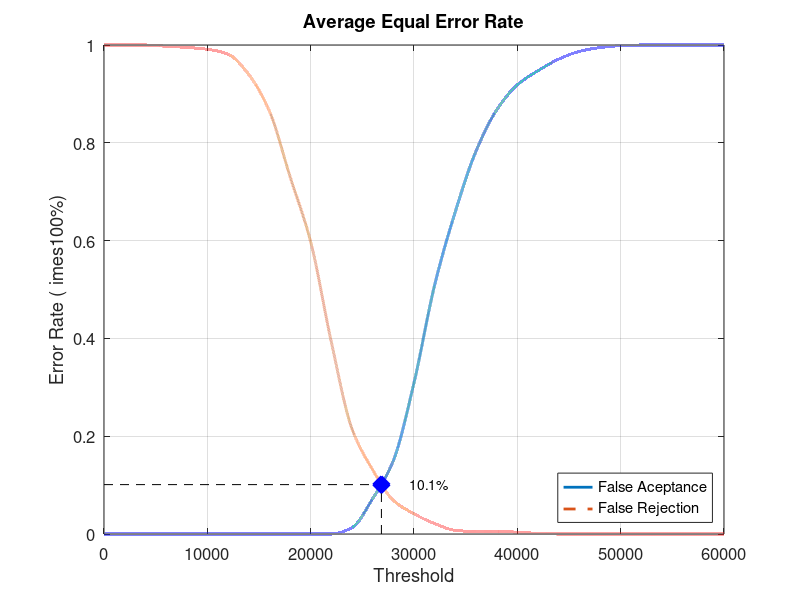
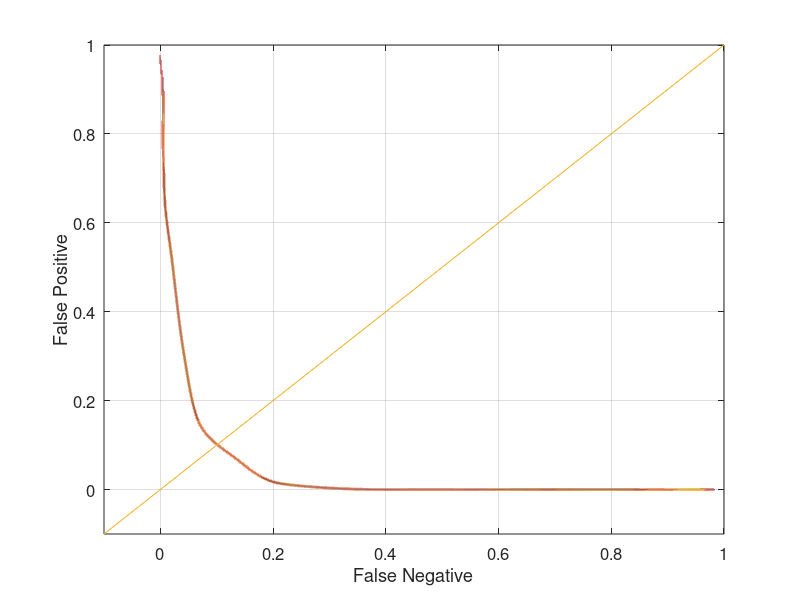

These figures' MATLAB source, in order:
close all;
clear;
clc;
x = 0:2000:60000;
xq = 0:0.5:60000;

y0 = [0 0 0 0 0 0 0 0 0 0 0 0 0.0131579 0.0723684 0.15 0.309211 0.509211 0.659211 0.782895 0.867105 0.918421 0.947368 0.971053 0.986842 0.994737 0.998684 1 1 1 1 1]
yy0 = interp1(x, y0, xq, 'pchip');
y1 = [1 1 1 0.9975 0.995 0.99125 0.98125 0.94 0.865 0.73125 0.5975 0.3925 0.215 0.13125 0.06875 0.04125 0.02125 0.0075 0.005 0.005 0.00375 0.00125 0 0 0 0 0 0 0 0 0]
yy1 = interp1(x, y1, xq, 'pchip');

% Calculating EER: 
y2 = abs(y0 - y1);
find(y2 == min(y2))
yy2 = abs(yy0 - yy1);
xEER = find(yy2 == min(yy2));
xEERIndex = xq(xEER) % X-axis EER
yEER = yy0(xEER) % Y-axis EER

main = figure
plot(xq, yy0,'-','LineWidth', 2);	hold on
plot(xq, yy1,'--','LineWidth', 2);	hold on
plot([xEERIndex xEERIndex], [0 yEER], 'k--');	hold on
plot([0 xEERIndex], [yEER yEER], 'k--');	hold on
plot(xEERIndex, yEER, 'bx', 'LineWidth', 10);	hold on
text(xEERIndex + 10 * xEERIndex / 100, yEER, [num2str(round((10000 * yEER)) / 100) '%'])
legend('False Aceptance', 'False Rejection', 'Location', 'SouthEast')
xlabel('Threshold')
ylabel('Error Rate (	imes100%)')
title('Average Equal Error Rate')
set(gca, 'FontSize', 12)
axis([0 60000 0 1])
grid on

print(main, 'Experiment2AverageMain', '-dpng');
FNRxFPR = figure('Color', [1 1 1]);
plot(yy1, yy0, '-', yy1, yy0, 'LineWidth', 2);
hold on
y = -0.1:0.1:1
plot(y, y); 
set(gca, 'FontSize', 12)
xlabel('False Negative')
ylabel('False Positive')
axis([-0.1 1 -0.1 1])
set(gca, 'FontSize', 12)
grid on

print(FNRxFPR, 'Experiment2AverageFNRxFPR','-dpng');
